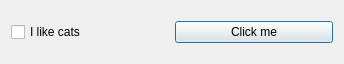
<?xml version="1.0" encoding="UTF-8"?>
<ui version="4.0">
 <class>Dialog</class>
 <widget class="QDialog" name="Dialog">
  <property name="geometry">
   <rect>
    <x>0</x>
    <y>0</y>
    <width>344</width>
    <height>64</height>
   </rect>
  </property>
  <property name="windowTitle">
   <string>Dialog</string>
  </property>
  <layout class="QHBoxLayout" name="horizontalLayout">
   <item>
    <widget class="QCheckBox" name="checkBox">
     <property name="text">
      <string>I like cats</string>
     </property>
    </widget>
   </item>
   <item>
    <widget class="QPushButton" name="pushButton">
     <property name="text">
      <string>Click me</string>
     </property>
    </widget>
   </item>
  </layout>
 </widget>
 <layoutdefault spacing="6" margin="11"/>
 <resources/>
 <connections/>
</ui>
